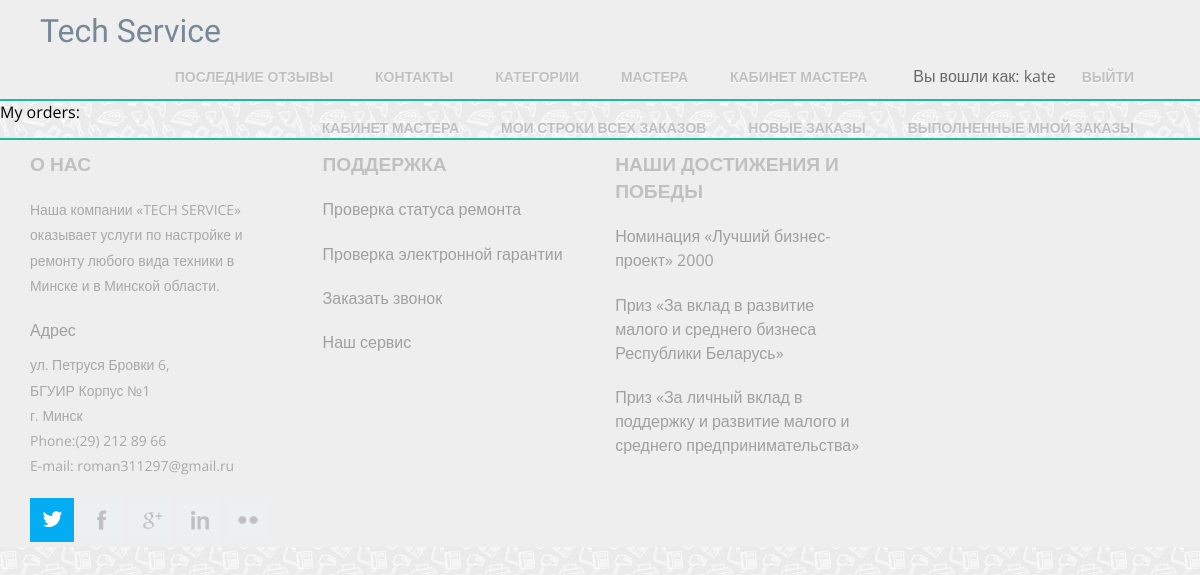
Before: /master/my_orders/ (signed in) with the older database file.
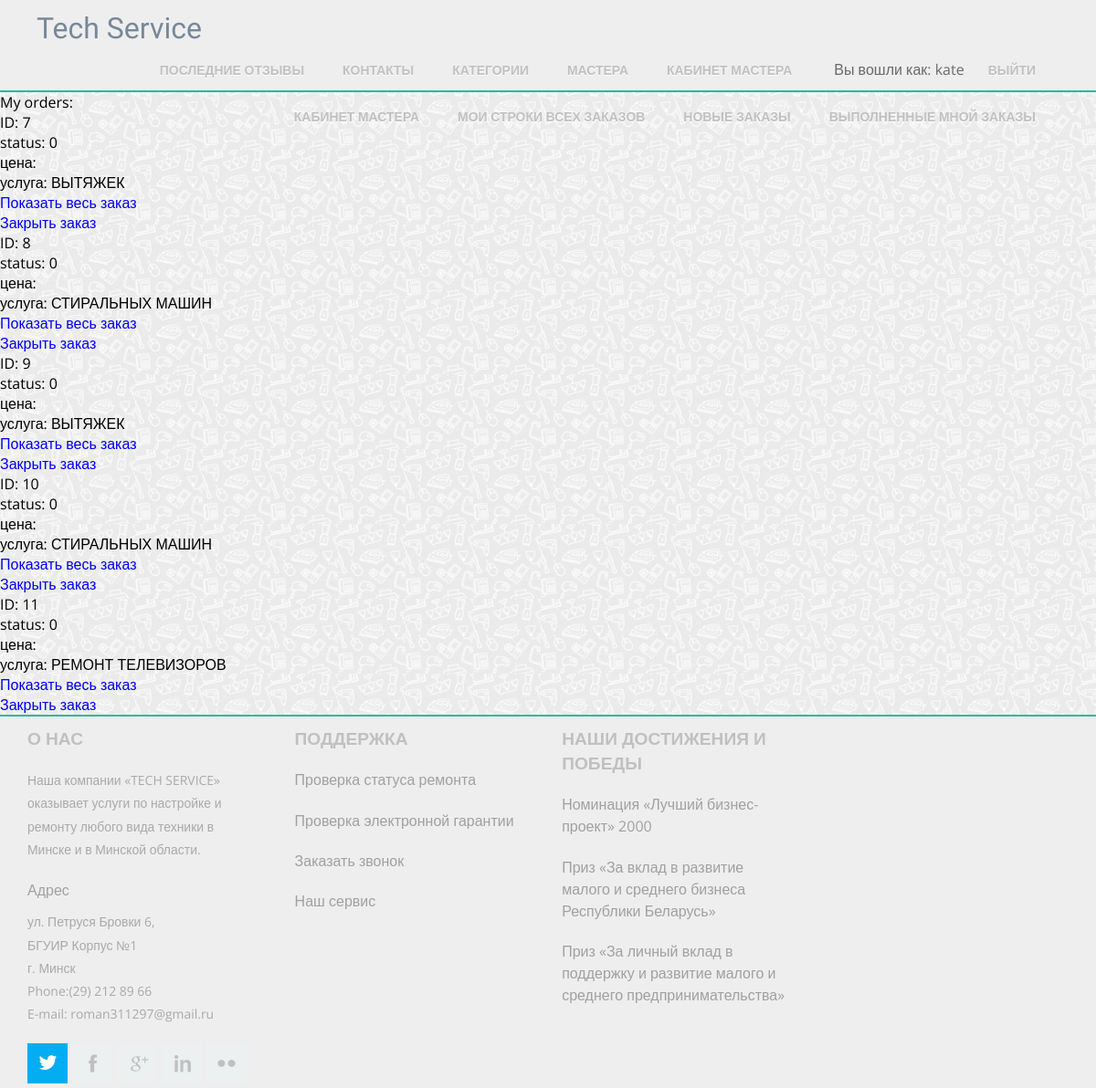
After: the same page with the newer database file.
### master_office/models.py (models this page shows, shortened)
class OrderLine(models.Model):
    order = models.ForeignKey('Order', on_delete=models.CASCADE)
    service = models.ForeignKey(Service, on_delete=models.CASCADE)
    master = models.ForeignKey('Master', on_delete=models.CASCADE, blank=True, null=True)
    brand_name = models.CharField(max_length=20)
    device_name = models.CharField(max_length=20)
    serial_id = models.CharField(max_length=20)
    feedback = models.TextField(blank=True, null=True)
    trouble_description = models.TextField()
    status = models.IntegerField(default=0)

### mainApp/models.py (models this page shows, shortened)
class Service(models.Model):
    name = models.CharField(max_length=120)
    description = models.TextField()
    time = models.CharField(max_length=20, help_text="How much time service will take")
    price = models.IntegerField()
    area = models.ForeignKey('Area', on_delete=models.SET_NULL, null=True)

### master_office/views.py (the view)
def masters_orders(request):
    args = {}
    master = Master.objects.get(user_id=request.user.id)
    args['orderlines'] = OrderLine.objects.filter(master=master).filter(
        status=0)  # Order.objects.get(master.id = request.user.id)
    args['page'] = 'masters_orderlines'
    return render(request, 'master_office/orderline_list.html', args)

### master_office/templates/master_office/orderline_list.html (shortened to what this page needs)
{% extends "master_office/master_wrapper.html" %}
{% block master_content %}
    {% if page == 'closed' %}
        <p>Closed orders: </p>
    {% elif page == 'all_orderlines' %}
        <p>All orders: </p>
    {% elif page == 'masters_orderlines' %}
        <p>My orders: </p>
    {% endif %}
    {% if orderlines.is_empty %}
        <p>Нет заказов!</p>
    {% else %}
        {% for line in orderlines %}
            <p>ID: {{ line.id }}</p>
            <p>status: {{ line.status }}</p>
            <p>цена: {{ line.price }}</p>
            <p>услуга: {{ line.service.name }}
            <a href="{% url 'master_orders-detail' line.order.pk %}"><h3> Показать весь заказ </h3></a>
            {% if page == 'masters_orderlines' %}
                <a href="{% url 'close_order' line.pk %}"><h3> Закрыть заказ </h3></a>
            {% endif %}
        {% endfor %}
    {% endif %}
{% endblock %}

### mainApp/templates/mainApp/wrapper.html (shortened to what the changed rows need)
<!DOCTYPE HTML>
<html>
<head>
    {% load static %}
    {% load static %}
    <link rel='stylesheet' href="{% static 'css/style.css' %}" type='text/css'>
    <link href="{% static 'css/magnific-popup.css' %}" rel="stylesheet" type="text/css">
</head>
<body>
<div class="header_bg">
    <div>
        <div class="header">
            <div class="logo">
                <h1 id="logo"><a class="link" href="{% url 'index' %}">Tech Service</a></h1>
            </div>
            <div class="h_right">
                <ul class="menu">
                    {% for i in user.groups.values_list %}
                        {% if "ServiceAdmin" in i %}
                            <li class="menu-item"><a href="/admin">Админ</a></li>
                        {% elif "ServiceMaster" in i %}
                            <li class="menu-item"><a href="{% url 'master_page' user.pk %}">Кабинет мастера</a></li>
                        {% endif %}
                    {% endfor %}
                </ul>
            </div>
        </div>
    </div>
</div>
<div id="main">
    {% block content %} {% endblock %}
</div>
</body>
</html>

Changed rows visible on the page:
added OrderLine: id "7", status "0", service.name "ВЫТЯЖЕК"
added OrderLine: id "8", status "0", service.name "СТИРАЛЬНЫХ МАШИН"
added OrderLine: id "9", status "0", service.name "ВЫТЯЖЕК"
added OrderLine: id "10", status "0", service.name "СТИРАЛЬНЫХ МАШИН"
added OrderLine: id "11", status "0", service.name "РЕМОНТ ТЕЛЕВИЗОРОВ"
